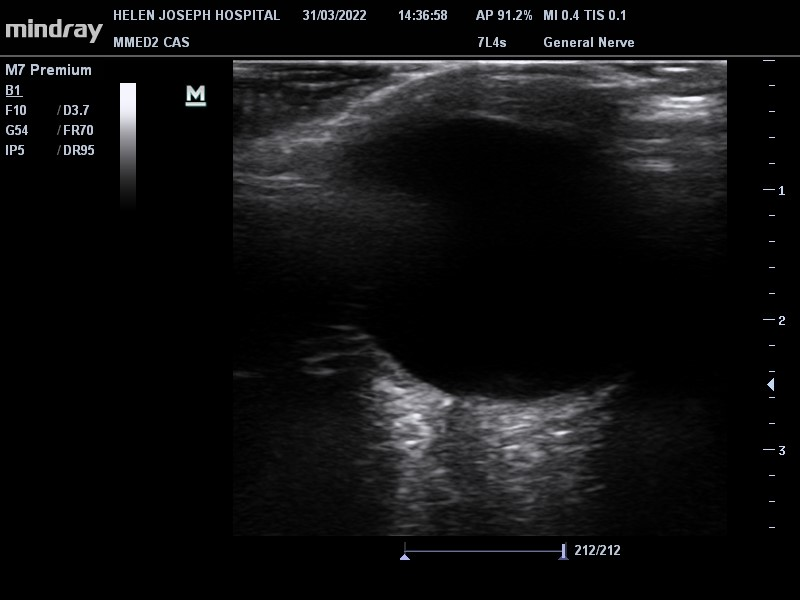
#> input picture documents/MMED-002_image_data_1_raw_image.jpg, 800 x 600 px; its folder holds only this picture in this run
$ jupyter execute --allow-errors auto_crop_streamline.ipynb
#> lines starting #> are read from the running program, lines starting #| are printed output that depends on the picture
[cell 1]
import os
import pandas as pd
import numpy as np
import cv2
from PIL import Image
import matplotlib.pyplot as plt

# Directory containing your images
image_dir = './documents'  # Directory with original images
preprocessed_dir = './documents/preprocessed_images'  # Directory to save preprocessed images

# Ensure the preprocessed images directory exists
os.makedirs(preprocessed_dir, exist_ok=True)

# List all files in the directory
image_files = os.listdir(image_dir)

# Open each image file and convert to grayscale
images = [(file, Image.open(os.path.join(image_dir, file)).convert('L')) for file in image_files if file.endswith(('.png', '.jpg', '.jpeg'))]

# Preprocessing parameters
left = 232
top = 60
img_width = 495
img_height = 475
right = left + img_width
bottom = top + img_height

# Preprocess images
cropped_images = [(file, img.crop((left, top, right, bottom))) for file, img in images]
#> cropped_images = 1 item

# Convert to numpy arrays
cv_images = [(file, np.array(image)) for file, image in cropped_images]
#> cv_images = 1 item

# Define constants
MAX_FEATURES = 500
GOOD_MATCH_PERCENT = 0.15
MAX_DELTA = 200
crop_top = 290
crop_height = 100
crop_bottom = crop_top + crop_height
crop_left = 215
crop_width = 125
crop_right = crop_left + crop_width
MIN_DELTA_X = -crop_left
MAX_DELTA_X = img_width - crop_right
MIN_DELTA_Y = -crop_top
MAX_DELTA_Y = img_height - crop_bottom

from sklearn.cluster import DBSCAN

cluster_model = DBSCAN(eps=10, min_samples=5)

def alignImages(im1, im2):
    try:
        if len(im1.shape) == 3:
            im1Gray = cv2.cvtColor(im1, cv2.COLOR_BGR2GRAY)
            im2Gray = cv2.cvtColor(im2, cv2.COLOR_BGR2GRAY)
        else:
            im1Gray = im1
            im2Gray = im2

        orb = cv2.ORB_create(MAX_FEATURES)
        keypoints1, descriptors1 = orb.detectAndCompute(im1Gray, None)
        keypoints2, descriptors2 = orb.detectAndCompute(im2Gray, None)

        matcher = cv2.DescriptorMatcher_create(cv2.DESCRIPTOR_MATCHER_BRUTEFORCE_L1)
        matches = list(matcher.match(descriptors1, descriptors2, None))

        matches.sort(key=lambda x: x.distance, reverse=False)
        numGoodMatches = int(len(matches) * GOOD_MATCH_PERCENT)
        matches = matches[:numGoodMatches]

        if not matches:
            print("No good matches found, returning default offset (0, 0)")
            return (0, 0), np.array([]), [], None

        match_image = cv2.drawMatches(im1, keypoints1, im2, keypoints2, matches, None)

        points1 = np.zeros((len(matches), 2), dtype=np.float32)
        points2 = np.zeros((len(matches), 2), dtype=np.float32)

        deltas = np.zeros((len(matches), 2))
        for i, match in enumerate(matches):
            points1[i, :] = keypoints1[match.queryIdx].pt
            points2[i, :] = keypoints2[match.trainIdx].pt
            deltas[i] = points2[i] - points1[i]

        deltas = deltas[np.where((deltas[:, 0] > MIN_DELTA_X) & (deltas[:, 0] < MAX_DELTA_X) & (deltas[:, 1] > MIN_DELTA_Y) & (deltas[:, 1] < MAX_DELTA_Y))]

        if len(deltas) == 0:
            print("No valid deltas found, returning default offset (0, 0)")
            return (0, 0), np.array([]), [], match_image

        associations = cluster_model.fit_predict(deltas)
        clusters = np.unique(associations)
        cluster_points = np.where(associations == 0)
        offset = np.average(deltas[cluster_points], axis=0)

        return offset, deltas, cluster_points, match_image
    except Exception as e:
        print(f"Exception occurred during alignment: {e}")
        return (0, 0), np.array([]), [], None

# Prepare image dataset
image_dataset = np.zeros((len(cv_images), crop_height, crop_width), dtype=np.uint8)

for i, (filename, image) in enumerate(cv_images):
    offset_left, offset_top = alignImages(cv_images[0][1], image)[0]

    if np.isnan(offset_left) or np.isnan(offset_top):
        print(f"Invalid offsets for image {i}: offset_left={offset_left}, offset_top={offset_top}")
        continue

    cropped_top = int(crop_top + offset_top)
    cropped_bottom = int(crop_bottom + offset_top)
    cropped_left = int(crop_left + offset_left)
    cropped_right = int(crop_right + offset_left)

    if (0 <= cropped_top < cropped_bottom <= image.shape[0]) and (0 <= cropped_left < cropped_right <= image.shape[1]):
        cropped_image = image[cropped_top:cropped_bottom, cropped_left:cropped_right]
        image_dataset[i] = cropped_image
        # Save preprocessed image with the original filename
        preprocessed_path = os.path.join(preprocessed_dir, filename)
        Image.fromarray(cropped_image).save(preprocessed_path)
    else:
        print(f"Cropping out of bounds for image {i}: cropped_top={cropped_top}, cropped_bottom={cropped_bottom}, cropped_left={cropped_left}, cropped_right={cropped_right}")
#> this loop made 1 pass
#> (filename, matches in alignImages, numGoodMatches in alignImages, clusters in alignImages, offset_left, offset_top, cropped_top, cropped_bottom) on pass 1: ('MMED-002_image_data_1_raw_image.jpg', 74 matches, 74, [0], 0, 0, 290, 390)
#> pass 1, in alignImages, `im1Gray = im1`:
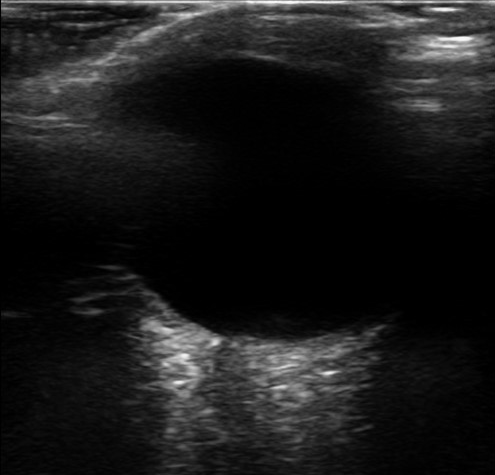
#> im1Gray: shape (475, 495); min 0, max 249, mean 26.4
#> pass 1, in alignImages, `match_image = cv2.drawMatches(im1, keypoints1, im2, keypoints2, matche..`:
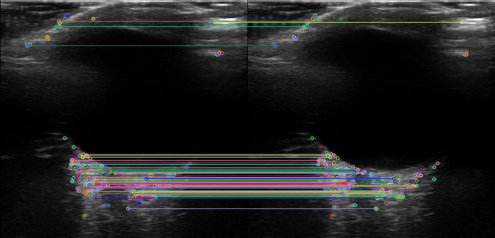
#> match_image: shape (475, 990, 3) (shown at 1/2 size); mean of channels 0, 1, 2 33.1, 32.4, 33.2; drawn as R, G, B
#> pass 1, `cropped_image = image[cropped_top:cropped_bottom, cropped_left:cropped..`:
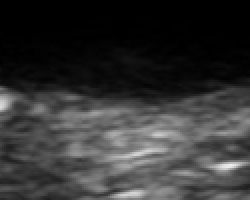
#> cropped_image: shape (100, 125) (shown 2 times larger); min 0, max 237, mean 51.5

print(image_dataset.shape)
#| (1, 100, 125)

[cell 2]
import os
import pandas as pd
import numpy as np
import cv2
from PIL import Image
import matplotlib.pyplot as plt

# Directory containing your images
image_dir = './documents'  # Directory with original images
preprocessed_dir = './documents/preprocessed_images'  # Directory to save preprocessed images

# Ensure the preprocessed images directory exists
os.makedirs(preprocessed_dir, exist_ok=True)

# List all files in the directory
image_files = os.listdir(image_dir)

# Open each image file and convert to grayscale
images = [(file, Image.open(os.path.join(image_dir, file)).convert('L')) for file in image_files if file.endswith(('.png', '.jpg', '.jpeg'))]

# Preprocessing parameters
left = 232
top = 60
img_width = 495
img_height = 475
right = left + img_width
bottom = top + img_height

# Preprocess images
cropped_images = [(file, img.crop((left, top, right, bottom))) for file, img in images]

# Convert to numpy arrays
cv_images = [(file, np.array(image)) for file, image in cropped_images]

# Define constants
MAX_FEATURES = 500
GOOD_MATCH_PERCENT = 0.15
MAX_DELTA = 200
crop_top = 290
crop_height = 100
crop_bottom = crop_top + crop_height
crop_left = 215
crop_width = 125
crop_right = crop_left + crop_width
MIN_DELTA_X = -crop_left
MAX_DELTA_X = img_width - crop_right
MIN_DELTA_Y = -crop_top
MAX_DELTA_Y = img_height - crop_bottom

from sklearn.cluster import DBSCAN

cluster_model = DBSCAN(eps=10, min_samples=5)

# [58 lines left out: function alignImages, not called in this run]

# Prepare image dataset
image_dataset = np.zeros((len(cv_images), crop_height, crop_width), dtype=np.uint8)

for i, (filename, image) in enumerate(cv_images):
    preprocessed_path = os.path.join(preprocessed_dir, filename)

    # Check if the preprocessed image already exists
    if os.path.exists(preprocessed_path):
        print(f"Preprocessed image already exists: {preprocessed_path}")
        continue

    offset_left, offset_top = alignImages(cv_images[0][1], image)[0]

    if np.isnan(offset_left) or np.isnan(offset_top):
        print(f"Invalid offsets for image {i} ({filename}): offset_left={offset_left}, offset_top={offset_top}")
        continue

    cropped_top = int(crop_top + offset_top)
    cropped_bottom = int(crop_bottom + offset_top)
    cropped_left = int(crop_left + offset_left)
    cropped_right = int(crop_right + offset_left)

    if (0 <= cropped_top < cropped_bottom <= image.shape[0]) and (0 <= cropped_left < cropped_right <= image.shape[1]):
        cropped_image = image[cropped_top:cropped_bottom, cropped_left:cropped_right]
        image_dataset[i] = cropped_image
        # Save preprocessed image with the original filename
        Image.fromarray(cropped_image).save(preprocessed_path)
    else:
        print(f"Cropping out of bounds for image {i} ({filename}): cropped_top={cropped_top}, cropped_bottom={cropped_bottom}, cropped_left={cropped_left}, cropped_right={cropped_right}")
#> this loop made 1 pass
#> filename on pass 1: 'MMED-002_image_data_1_raw_image.jpg'
#> (printed output is left out)

print(image_dataset.shape)
#| (1, 100, 125)

[cell 3]
import pandas as pd
import os
from PIL import Image
import numpy as np
from sklearn.model_selection import train_test_split

# Load the Excel file with ONSD measurements and labels
excel_file = 'Meta_pic_3.xlsx'  # Adjust path as needed
#> (the rest of this cell did not finish here and is left out)

#> (a cell that did not finish here is left out)

[cell 5]
import matplotlib.pyplot as plt
import numpy as np

# Plot the training history
plt.figure(figsize=(14, 5))

# Plot training & validation loss values
plt.subplot(1, 2, 1)
#> (the rest of this cell did not finish here and is left out)

[cell 6]
import os
import pandas as pd
import numpy as np
import cv2
from PIL import Image
import matplotlib.pyplot as plt
from sklearn.cluster import DBSCAN
from sklearn.model_selection import train_test_split
from sklearn.metrics import mean_absolute_error, mean_squared_error
from tensorflow.keras.models import Sequential
from tensorflow.keras.layers import Conv2D, MaxPooling2D, Flatten, Dense, Dropout
from tensorflow.keras.optimizers import Adam
import tensorflow as tf
from sklearn.linear_model import LinearRegression
from sklearn.tree import DecisionTreeRegressor
from sklearn.ensemble import RandomForestRegressor
from xgboost import XGBRegressor
from sklearn.model_selection import GridSearchCV

# Constants
image_dir = './documents'
preprocessed_dir = './documents/preprocessed_images'
left, top, img_width, img_height = 232, 60, 495, 475
right, bottom = left + img_width, top + img_height
crop_top, crop_height, crop_left, crop_width = 290, 100, 215, 125
crop_bottom, crop_right = crop_top + crop_height, crop_left + crop_width
MAX_FEATURES, GOOD_MATCH_PERCENT, MAX_DELTA = 500, 0.15, 200
MIN_DELTA_X, MAX_DELTA_X, MIN_DELTA_Y, MAX_DELTA_Y = -crop_left, img_width - crop_right, -crop_top, img_height - crop_bottom

# Create directories
os.makedirs(preprocessed_dir, exist_ok=True)

# Load and preprocess images
def load_and_preprocess_images(image_dir):
#> called with image_dir = './documents'
    image_files = os.listdir(image_dir)
    images = [(file, Image.open(os.path.join(image_dir, file)).convert('L')) for file in image_files if file.endswith(('.png', '.jpg', '.jpeg'))]
    cropped_images = [(file, img.crop((left, top, right, bottom))) for file, img in images]
#> cropped_images = 1 item
    return [(file, np.array(image)) for file, image in cropped_images]

cv_images = load_and_preprocess_images(image_dir)

# Align images
# [32 lines left out: function alignImages, not called in this run]

# Prepare image dataset
def prepare_image_dataset(cv_images):
    image_dataset = np.zeros((len(cv_images), crop_height, crop_width), dtype=np.uint8)
    for i, (filename, image) in enumerate(cv_images):
        preprocessed_path = os.path.join(preprocessed_dir, filename)
        if os.path.exists(preprocessed_path):
            continue

        offset_left, offset_top = alignImages(cv_images[0][1], image)[0]
        if np.isnan(offset_left) or np.isnan(offset_top):
            continue

        cropped_top, cropped_bottom = int(crop_top + offset_top), int(crop_bottom + offset_top)
        cropped_left, cropped_right = int(crop_left + offset_left), int(crop_right + offset_left)
        if (0 <= cropped_top < cropped_bottom <= image.shape[0]) and (0 <= cropped_left < cropped_right <= image.shape[1]):
            cropped_image = image[cropped_top:cropped_bottom, cropped_left:cropped_right]
            image_dataset[i] = cropped_image
            Image.fromarray(cropped_image).save(preprocessed_path)
    return image_dataset

image_dataset = prepare_image_dataset(cv_images)

# Load ONSD measurements and labels
def load_data(excel_file, preprocessed_dir):
    df = pd.read_excel(excel_file)
    df['filename'] = df['record_id'].astype(str) + '_image_data_' + df['redcap_repeat_instance'].astype(str) + '_raw_image.jpg'
    df['onsd'] = df['onsd'].astype(str).str.replace(',', '.').astype(float)
    images = []
    for _, row in df.iterrows():
        image_path = os.path.join(preprocessed_dir, row['filename'])
        try:
            with Image.open(image_path) as img:
                img = img.resize((128, 128))
                images.append(np.array(img))
        except FileNotFoundError:
            print(f"File not found: {image_path}")
    return np.array(images), df['onsd'].values

#> (the rest of this cell did not finish here and is left out)

[cell 7]
from tensorflow.keras.applications import VGG16, ResNet50
from tensorflow.keras.layers import GlobalAveragePooling2D
from tensorflow.keras.models import Model

# Define a function to build more complex CNN models
def build_complex_cnn(input_shape=(128, 128, 1)):
    model = Sequential([
        Conv2D(32, (3, 3), activation='relu', input_shape=input_shape),
        MaxPooling2D((2, 2)),
        Conv2D(64, (3, 3), activation='relu'),
        MaxPooling2D((2, 2)),
        Conv2D(128, (3, 3), activation='relu'),
        MaxPooling2D((2, 2)),
        Conv2D(256, (3, 3), activation='relu'),
        MaxPooling2D((2, 2)),
        Flatten(),
        Dense(256, activation='relu'),
        Dropout(0.5),
        Dense(1)
    ])
    return model

# Define a function to build and fine-tune pretrained models
# [9 lines left out: function build_pretrained_model, not called in this run]

# Instantiate the pretrained models
#> (the rest of this cell did not finish here and is left out)

#> (a cell that did not finish here is left out)

[cell 9]
import pandas as pd
import numpy as np
import matplotlib.pyplot as plt
from sklearn.metrics import mean_squared_error

# Compute RMSE for the complex CNN, VGG16, and ResNet50 models
#> (the rest of this cell did not finish here and is left out)

[cell 10]
import os
import pandas as pd
import numpy as np
import cv2
from PIL import Image
import matplotlib.pyplot as plt
from sklearn.cluster import DBSCAN
from sklearn.model_selection import train_test_split
from sklearn.metrics import mean_absolute_error, mean_squared_error
from tensorflow.keras.models import Sequential
from tensorflow.keras.layers import Conv2D, MaxPooling2D, Flatten, Dense, Dropout
from tensorflow.keras.optimizers import Adam
import tensorflow as tf
from sklearn.linear_model import LinearRegression
from sklearn.tree import DecisionTreeRegressor
from sklearn.ensemble import RandomForestRegressor
from xgboost import XGBRegressor
from tensorflow.keras.applications import VGG16, ResNet50
from tensorflow.keras.layers import GlobalAveragePooling2D
from tensorflow.keras.models import Model

# Your existing code for data preprocessing and model evaluation goes here...

# Model evaluation results (example)
#> (the rest of this cell did not finish here and is left out)

[cell 11]
import os
import pandas as pd
import numpy as np
import cv2
from PIL import Image
import matplotlib.pyplot as plt
from sklearn.cluster import DBSCAN
from sklearn.model_selection import train_test_split
from sklearn.metrics import mean_absolute_error, mean_squared_error
from tensorflow.keras.models import Sequential
from tensorflow.keras.layers import Conv2D, MaxPooling2D, Flatten, Dense, Dropout
from tensorflow.keras.optimizers import Adam
import tensorflow as tf
from sklearn.linear_model import LinearRegression
from sklearn.tree import DecisionTreeRegressor
from sklearn.ensemble import RandomForestRegressor
from xgboost import XGBRegressor
from tensorflow.keras.applications import VGG16, ResNet50
from tensorflow.keras.layers import GlobalAveragePooling2D
from tensorflow.keras.models import Model

# Your existing code for data preprocessing and model evaluation goes here...

# Model evaluation results (example)
#> (the rest of this cell did not finish here and is left out)

[cell 12]
import os
import pandas as pd
import numpy as np
import cv2
from PIL import Image
import matplotlib.pyplot as plt
from sklearn.cluster import DBSCAN
from sklearn.model_selection import train_test_split
from sklearn.metrics import mean_absolute_error, mean_squared_error
from tensorflow.keras.models import Sequential
from tensorflow.keras.layers import Conv2D, MaxPooling2D, Flatten, Dense, Dropout
from tensorflow.keras.optimizers import Adam
import tensorflow as tf
from sklearn.linear_model import LinearRegression
from sklearn.tree import DecisionTreeRegressor
from sklearn.ensemble import RandomForestRegressor
from xgboost import XGBRegressor
from tensorflow.keras.applications import VGG16, ResNet50
from tensorflow.keras.layers import GlobalAveragePooling2D
from tensorflow.keras.models import Model

# Your existing code for data preprocessing and model evaluation goes here...

# Model evaluation results (example)
#> (the rest of this cell did not finish here and is left out)

[cell 13]
import os
import pandas as pd
import numpy as np
import cv2
from PIL import Image
import matplotlib.pyplot as plt
from sklearn.cluster import DBSCAN
from sklearn.model_selection import train_test_split
from sklearn.metrics import mean_absolute_error, mean_squared_error
from tensorflow.keras.models import Sequential
from tensorflow.keras.layers import Conv2D, MaxPooling2D, Flatten, Dense, Dropout
from tensorflow.keras.optimizers import Adam
import tensorflow as tf
from sklearn.linear_model import LinearRegression
from sklearn.tree import DecisionTreeRegressor
from sklearn.ensemble import RandomForestRegressor
from xgboost import XGBRegressor
import json

# Constants
image_dir = './documents'
preprocessed_dir = './documents/preprocessed_images'
left, top, img_width, img_height = 232, 60, 495, 475
right, bottom = left + img_width, top + img_height
crop_top, crop_height, crop_left, crop_width = 290, 100, 215, 125
crop_bottom, crop_right = crop_top + crop_height, crop_left + crop_width
MAX_FEATURES, GOOD_MATCH_PERCENT, MAX_DELTA = 500, 0.15, 200
MIN_DELTA_X, MAX_DELTA_X, MIN_DELTA_Y, MAX_DELTA_Y = -crop_left, img_width - crop_right, -crop_top, img_height - crop_bottom

# Create directories
os.makedirs(preprocessed_dir, exist_ok=True)

# Load and preprocess images
def load_and_preprocess_images(image_dir):
#> called with image_dir = './documents'
    image_files = os.listdir(image_dir)
    images = [(file, Image.open(os.path.join(image_dir, file)).convert('L')) for file in image_files if file.endswith(('.png', '.jpg', '.jpeg'))]
    cropped_images = [(file, img.crop((left, top, right, bottom))) for file, img in images]
#> cropped_images = 1 item
    return [(file, np.array(image)) for file, image in cropped_images]

cv_images = load_and_preprocess_images(image_dir)

# Align images
# [32 lines left out: function alignImages, not called in this run]

# Prepare image dataset
def prepare_image_dataset(cv_images):
    image_dataset = np.zeros((len(cv_images), crop_height, crop_width), dtype=np.uint8)
    for i, (filename, image) in enumerate(cv_images):
        preprocessed_path = os.path.join(preprocessed_dir, filename)
        if os.path.exists(preprocessed_path):
            continue

        offset_left, offset_top = alignImages(cv_images[0][1], image)[0]
        if np.isnan(offset_left) or np.isnan(offset_top):
            continue

        cropped_top, cropped_bottom = int(crop_top + offset_top), int(crop_bottom + offset_top)
        cropped_left, cropped_right = int(crop_left + offset_left), int(crop_right + offset_left)
        if (0 <= cropped_top < cropped_bottom <= image.shape[0]) and (0 <= cropped_left < cropped_right <= image.shape[1]):
            cropped_image = image[cropped_top:cropped_bottom, cropped_left:cropped_right]
            image_dataset[i] = cropped_image
            Image.fromarray(cropped_image).save(preprocessed_path)
    return image_dataset

image_dataset = prepare_image_dataset(cv_images)

# Load ONSD measurements and labels
def load_data(excel_file, preprocessed_dir):
    df = pd.read_excel(excel_file)
    df['filename'] = df['record_id'].astype(str) + '_image_data_' + df['redcap_repeat_instance'].astype(str) + '_raw_image.jpg'
    df['onsd'] = df['onsd'].astype(str).str.replace(',', '.').astype(float)
    images = []
    for _, row in df.iterrows():
        image_path = os.path.join(preprocessed_dir, row['filename'])
        try:
            with Image.open(image_path) as img:
                img = img.resize((128, 128))
                images.append(np.array(img))
        except FileNotFoundError:
            print(f"File not found: {image_path}")
    return np.array(images), df['onsd'].values

#> (the rest of this cell did not finish here and is left out)

[cell 14]
import xgboost as xgb
from sklearn.metrics import mean_squared_error, mean_absolute_error
import pandas as pd
import numpy as np
import matplotlib.pyplot as plt
import pingouin as pg

# Load your data again if not already loaded
#> (the rest of this cell did not finish here and is left out)

$ run again, on documents/MMED-005_image_data_1_raw_image.jpg
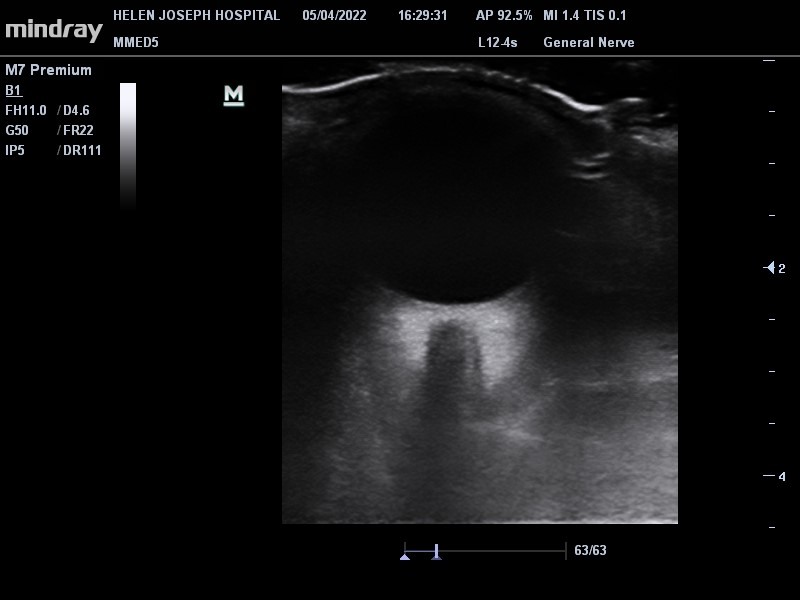
#> input picture documents/MMED-005_image_data_1_raw_image.jpg, 800 x 600 px
#> `cropped_images = [(file, img.crop((left, top, right, bottom))) for fil..`: cropped_images = 1 item
#> the loop `for i, (filename, image) in enumerate(cv_images):` made 1 pass
#> (filename, matches in alignImages, numGoodMatches in alignImages, clusters in alignImages, offset_left, offset_top, cropped_top, cropped_bottom) on pass 1: ('MMED-005_image_data_1_raw_image.jpg', 47 matches, 47, [0], 0, 0, 290, 390)
#> pass 1, in alignImages, `match_image = cv2.drawMatches(im1, keypoints1, im2, keypoints2, matche..`:
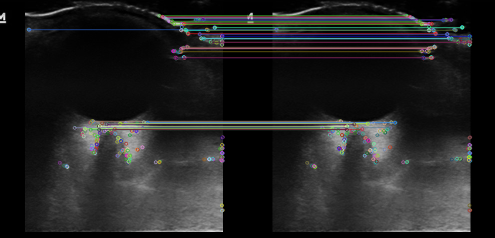
#> match_image: shape (475, 990, 3) (shown at 1/2 size); mean of channels 0, 1, 2 35.3, 35.5, 35.5; drawn as R, G, B
#> pass 1, `cropped_image = image[cropped_top:cropped_bottom, cropped_left:cropped..`:
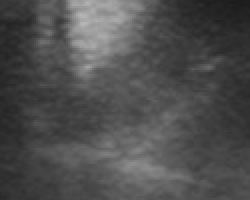
#> cropped_image: shape (100, 125) (shown 2 times larger); min 27, max 183, mean 78.2
#| (1, 100, 125)
#> the loop `for i, (filename, image) in enumerate(cv_images):` made 1 pass
#> filename on pass 1: 'MMED-005_image_data_1_raw_image.jpg'
#> (printed output is left out)
#| (1, 100, 125)
#> the loop in prepare_image_dataset, `for i, (filename, image) in enumerate(cv_images):` made 1 pass
